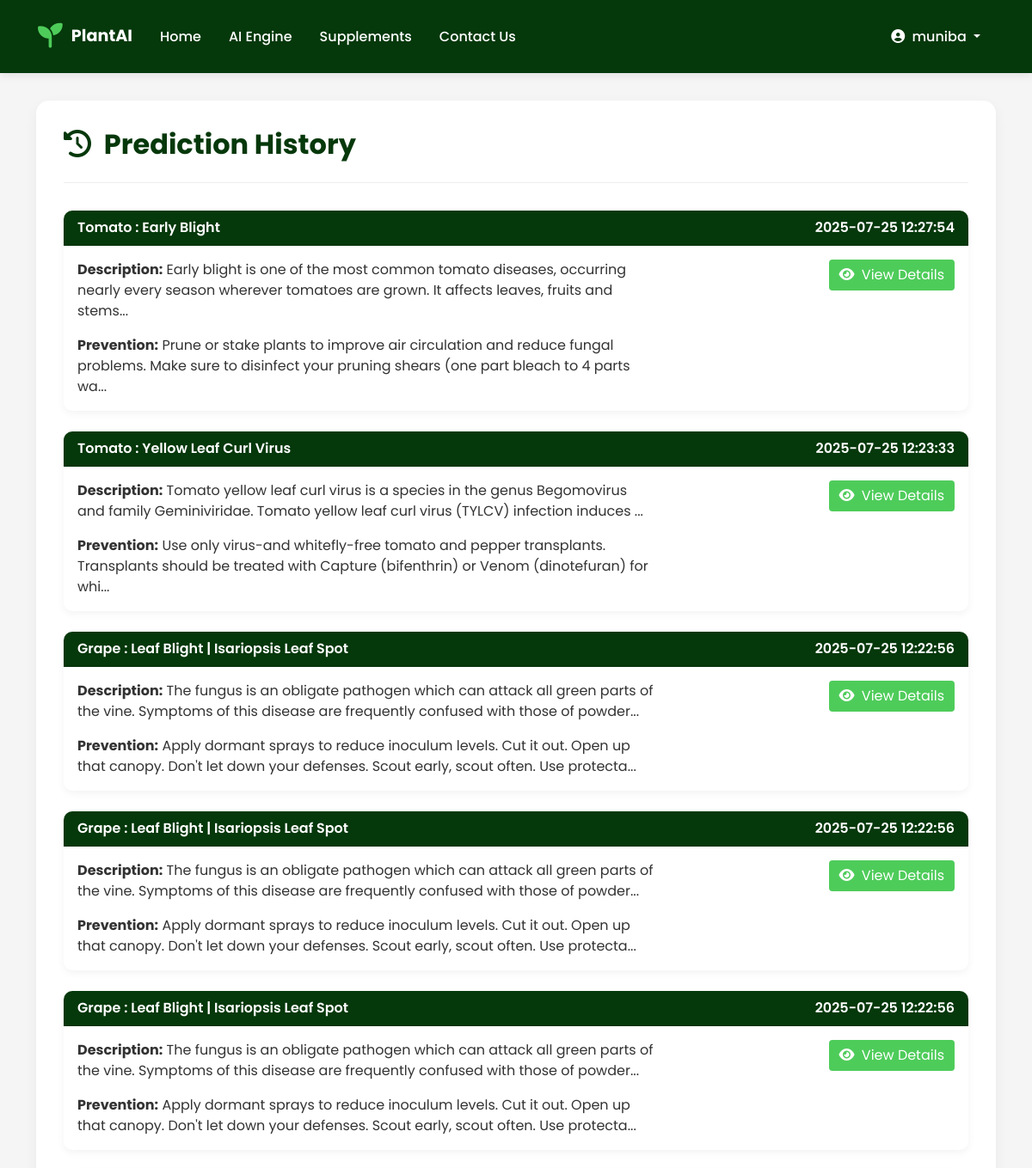
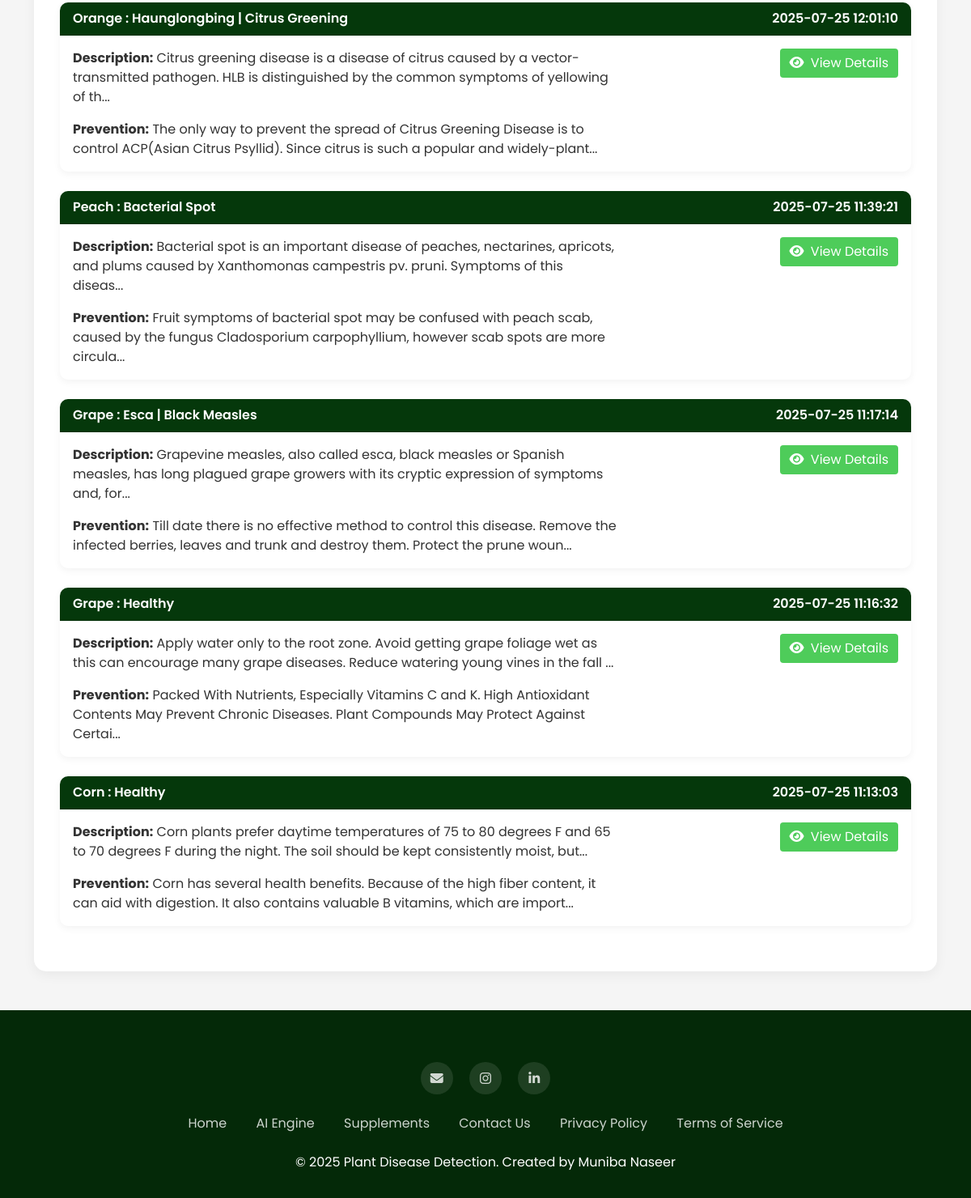
The app's page /history (signed in) with its own data (2 pictures, top to bottom).
### tables this page shows
CREATE TABLE predictions (
            id INTEGER PRIMARY KEY AUTOINCREMENT,
            user_id INTEGER NOT NULL,
            disease_name TEXT NOT NULL,
            description TEXT NOT NULL,
            prevention TEXT NOT NULL,
            supplement_name TEXT,
            supplement_image TEXT,
            supplement_link TEXT,
            image_path TEXT,
            predicted_at TIMESTAMP DEFAULT CURRENT_TIMESTAMP,
            FOREIGN KEY (user_id) REFERENCES users (id)
        );

### Flask Deployed App/app.py (the view)
@app.route('/history')
def history():
    if 'user_id' not in session:
        flash('Please log in to view your history', 'warning')
        return redirect(url_for('login'))
    conn = get_db_connection()
    predictions = conn.execute('''
        SELECT * FROM predictions
        WHERE user_id = ?
        ORDER BY predicted_at DESC
    ''', (session['user_id'],)).fetchall()
    conn.close()
    return render_template('history.html', predictions=predictions)

### Flask Deployed App/app.py (called while the page is built)
def get_db_connection():
    conn = sqlite3.connect('database.db')
    conn.row_factory = sqlite3.Row
    return conn

### Flask Deployed App/templates/history.html (shortened to what this page needs)
{% extends "base.html" %}  {% block content %}
<body>
  <div class="container">
    <div class="history-container">
      <div class="history-header">
        <h2 class="history-title">
          <i class="fas fa-history me-2"></i> Prediction History
        </h2>
      </div>
      {% if predictions %} {% for prediction in predictions %}
      <div class="card history-card">
        <div class="card-header">
          {{ prediction['disease_name'] }}
          <span class="float-end"> {{ prediction['predicted_at'] }} </span>
        </div>
        <div class="card-body">
          <div class="row">
            <div class="col-md-8">
              <p class="card-text">
                <strong>Description:</strong> {{ prediction['description'][:150]
                }}...
              </p>
              <p class="card-text">
                <strong>Prevention:</strong> {{ prediction['prevention'][:150]
                }}...
              </p>
            </div>
            <div class="col-md-4 text-end">
              <a
                href="#"
                class="btn btn-view"
                data-bs-toggle="modal"
                data-bs-target="#detailsModal{{ prediction['id'] }}"
              >
                <i class="fas fa-eye me-1"></i> View Details
              </a>
            </div>
          </div>
        </div>
      </div>
      {% endfor %} {% endif %}
    </div>
  </div>
</body>
{% endblock %}

### Flask Deployed App/templates/base.html (shortened to what this page needs)
<!DOCTYPE html>
<html lang="en">
  <head>
    <link
      href="https://cdn.jsdelivr.net/npm/bootstrap@5.0.2/dist/css/bootstrap.min.css"
      rel="stylesheet"
    />
    <link
      rel="stylesheet"
      href="https://cdnjs.cloudflare.com/ajax/libs/font-awesome/6.4.0/css/all.min.css"
    />
  </head>
  <body>
    <nav
      class="navbar navbar-expand-lg navbar-dark sticky-top"
      style="background-color: var(--primary-color)"
    >
      <div class="container">
        <a
          class="navbar-brand d-flex align-items-center"
          href="/"
          id="animated-logo"
        >
          <span style="font-size: 1.8rem; color: #4ecc5a; margin-right: 10px">
            <i class="fas fa-seedling" id="plant-logo"></i>
          </span>
          <span style="font-weight: 700">PlantAI</span>
        </a>
        <div class="collapse navbar-collapse" id="navbarNav">
          <ul class="navbar-nav me-auto">
            <li class="nav-item">
              <a class="nav-link" href="/">Home</a>
            </li>
            {% if session.get('username') %}
            <li class="nav-item">
              <a class="nav-link" href="/index">AI Engine</a>
            </li>
            {% endif %}
            <li class="nav-item">
              <a class="nav-link" href="/market">Supplements</a>
            </li>
            <li class="nav-item">
              <a class="nav-link" href="/contact">Contact Us</a>
            </li>
          </ul>
          <ul class="navbar-nav ms-auto">
            {% if session.get('username') %}
            <li class="nav-item dropdown" id="profileDropdown">
              <a
                class="nav-link dropdown-toggle"
                href="#"
                id="navbarDropdown"
                role="button"
              >
                <i class="fas fa-user-circle me-1"></i> {{ session['username']
                }}
              </a>
            </li>
            {% endif %}
          </ul>
        </div>
      </div>
    </nav>
    <main class="">{% block content %}{% endblock %}</main>
    <footer class="footer">
      <div class="container">
        <div class="row">
          <div class="col-lg-12 text-center mb-4">
            <div class="social-links">
              <a
                href="mailto:munibanaseer00@gmail.com"
                class="social-icon me-2"
                target="_blank"
              >
                <i class="fas fa-envelope"></i>
              </a>
              <a
                href="https://www.instagram.com/"
                class="social-icon me-2"
                target="_blank"
              >
                <i class="fab fa-instagram"></i>
              </a>
              <a
                href="https://www.linkedin.com/in/munibanaseer"
                class="social-icon"
                target="_blank"
              >
                <i class="fab fa-linkedin-in"></i>
              </a>
            </div>
          </div>
          <div class="col-lg-12">
            <ul class="list-inline text-center mb-4">
              <li class="list-inline-item mx-3"><a href="/">Home</a></li>
              <li class="list-inline-item mx-3">
                <a href="/index">AI Engine</a>
              </li>
              <li class="list-inline-item mx-3">
                <a href="/market">Supplements</a>
              </li>
              <li class="list-inline-item mx-3">
                <a href="/contact">Contact Us</a>
              </li>
              <li class="list-inline-item mx-3">
                <a href="/privacy">Privacy Policy</a>
              </li>
              <li class="list-inline-item mx-3">
                <a href="/terms">Terms of Service</a>
              </li>
            </ul>
          </div>
          <div class="col-lg-12 text-center">
            <p class="mb-0">
              © 2025 Plant Disease Detection. Created by Muniba Naseer
            </p>
          </div>
        </div>
      </div>
    </footer>
  </body>
</html>

### Flask Deployed App/templates/base.html (style rules this page uses)
:root { --primary-color: #05380b; --secondary-color: #4ecc5a; --light-color: #f8f9fa; --dark-color: #042908; --accent-color: #3aab49; }
body { font-family: "Poppins", sans-serif; background-color: var(--light-color); color: #333; overflow-x: hidden; }
.navbar { background-color: var(--primary-color) !important; padding: 1rem 2rem; box-shadow: 0 2px 10px rgba(0, 0, 0, 0.1); }
.navbar-brand { font-weight: 600; font-size: 1.2rem; color: white !important; }
.nav-link { color: white !important; font-weight: 500; margin: 0 0.5rem; transition: all 0.3s ease; }
.footer { background-color: var(--dark-color); color: white; padding: 4rem 0 2rem; margin-top: 3rem; }
.footer a { color: rgba(255, 255, 255, 0.8); text-decoration: none; transition: all 0.3s ease; }
.social-icon { display: inline-flex; align-items: center; justify-content: center; width: 40px; height: 40px; background-color: rgba(255, 255, 255, 0.1); border-radius: 50%; margin: 0 0.5rem; transition: all 0.3s ease; }

### Flask Deployed App/templates/history.html (style rules this page uses)
:root { --primary-color: #05380b; --secondary-color: #4ecc5a; --light-color: #f8f9fa; --dark-color: #042908; }
body { font-family: "Poppins", sans-serif; background-color: #f5f5f5; }
.history-container { max-width: 1200px; margin: 2rem auto; background: white; border-radius: 15px; box-shadow: 0 5px 15px rgba(0, 0, 0, 0.05); overflow: hidden; padding: 2rem; }
.history-header { margin-bottom: 2rem; border-bottom: 1px solid #eee; padding-bottom: 1rem; }
.history-title { color: var(--primary-color); font-weight: 700; }
.history-card { border: none; border-radius: 10px; box-shadow: 0 3px 10px rgba(0, 0, 0, 0.05); margin-bottom: 1.5rem; transition: all 0.3s ease; }
.history-card .card-header { background-color: var(--primary-color); color: white; font-weight: 600; border-radius: 10px 10px 0 0 !important; }
.btn-view { background-color: var(--secondary-color); color: white; border: none; }

### records on screen
predictions: disease_name "Tomato : Early Blight", predicted_at "2025-07-25 12:27:54", description "Early blight is one of the most common tomato diseases, occurring nearly every season wherever tomatoes are grown. It affects leaves, fruits and stems", prevention "Prune or stake plants to improve air circulation and reduce fungal problems. Make sure to disinfect your pruning shears (one part bleach to 4 parts wa"
predictions: disease_name "Tomato : Yellow Leaf Curl Virus", predicted_at "2025-07-25 12:23:33", description "Tomato yellow leaf curl virus is a species in the genus Begomovirus and family Geminiviridae. Tomato yellow leaf curl virus (TYLCV) infection induces", prevention "Use only virus-and whitefly-free tomato and pepper transplants. Transplants should be treated with Capture (bifenthrin) or Venom (dinotefuran) for whi"
predictions: disease_name "Grape : Leaf Blight | Isariopsis Leaf Spot", predicted_at "2025-07-25 12:22:56", description "The fungus is an obligate pathogen which can attack all green parts of the vine. Symptoms of this disease are frequently confused with those of powder", prevention "Apply dormant sprays to reduce inoculum levels. Cut it out. Open up that canopy. Don't let down your defenses. Scout early, scout often. Use protecta"
predictions: disease_name "Grape : Leaf Blight | Isariopsis Leaf Spot", predicted_at "2025-07-25 12:22:56", description "The fungus is an obligate pathogen which can attack all green parts of the vine. Symptoms of this disease are frequently confused with those of powder", prevention "Apply dormant sprays to reduce inoculum levels. Cut it out. Open up that canopy. Don't let down your defenses. Scout early, scout often. Use protecta"
predictions: disease_name "Grape : Leaf Blight | Isariopsis Leaf Spot", predicted_at "2025-07-25 12:22:56", description "The fungus is an obligate pathogen which can attack all green parts of the vine. Symptoms of this disease are frequently confused with those of powder", prevention "Apply dormant sprays to reduce inoculum levels. Cut it out. Open up that canopy. Don't let down your defenses. Scout early, scout often. Use protecta"
predictions: disease_name "Orange : Haunglongbing | Citrus Greening", predicted_at "2025-07-25 12:01:10", description "Citrus greening disease is a disease of citrus caused by a vector-transmitted pathogen. HLB is distinguished by the common symptoms of yellowing of th", prevention "The only way to prevent the spread of Citrus Greening Disease is to control ACP(Asian Citrus Psyllid). Since citrus is such a popular and widely-plant"
predictions: disease_name "Peach : Bacterial Spot", predicted_at "2025-07-25 11:39:21", description "Bacterial spot is an important disease of peaches, nectarines, apricots, and plums caused by Xanthomonas campestris pv. pruni. Symptoms of this diseas", prevention "Fruit symptoms of bacterial spot may be confused with peach scab, caused by the fungus Cladosporium carpophyllium, however scab spots are more circula"
predictions: disease_name "Grape : Esca | Black Measles", predicted_at "2025-07-25 11:17:14", description "Grapevine measles, also called esca, black measles or Spanish measles, has long plagued grape growers with its cryptic expression of symptoms and, for", prevention "Till date there is no effective method to control this disease. Remove the infected berries, leaves and trunk and destroy them. Protect the prune woun"
predictions: disease_name "Grape : Healthy", predicted_at "2025-07-25 11:16:32", description "Apply water only to the root zone. Avoid getting grape foliage wet as this can encourage many grape diseases. Reduce watering young vines in the fall", prevention "Packed With Nutrients, Especially Vitamins C and K. High Antioxidant Contents May Prevent Chronic Diseases. Plant Compounds May Protect Against Certai"
predictions: disease_name "Corn : Healthy", predicted_at "2025-07-25 11:13:03", description "Corn plants prefer daytime temperatures of 75 to 80 degrees F and 65 to 70 degrees F during the night. The soil should be kept consistently moist, but", prevention "Corn has several health benefits. Because of the high fiber content, it can aid with digestion. It also contains valuable B vitamins, which are import"

### other values on screen
{{ session['username'] }} "muniba"
